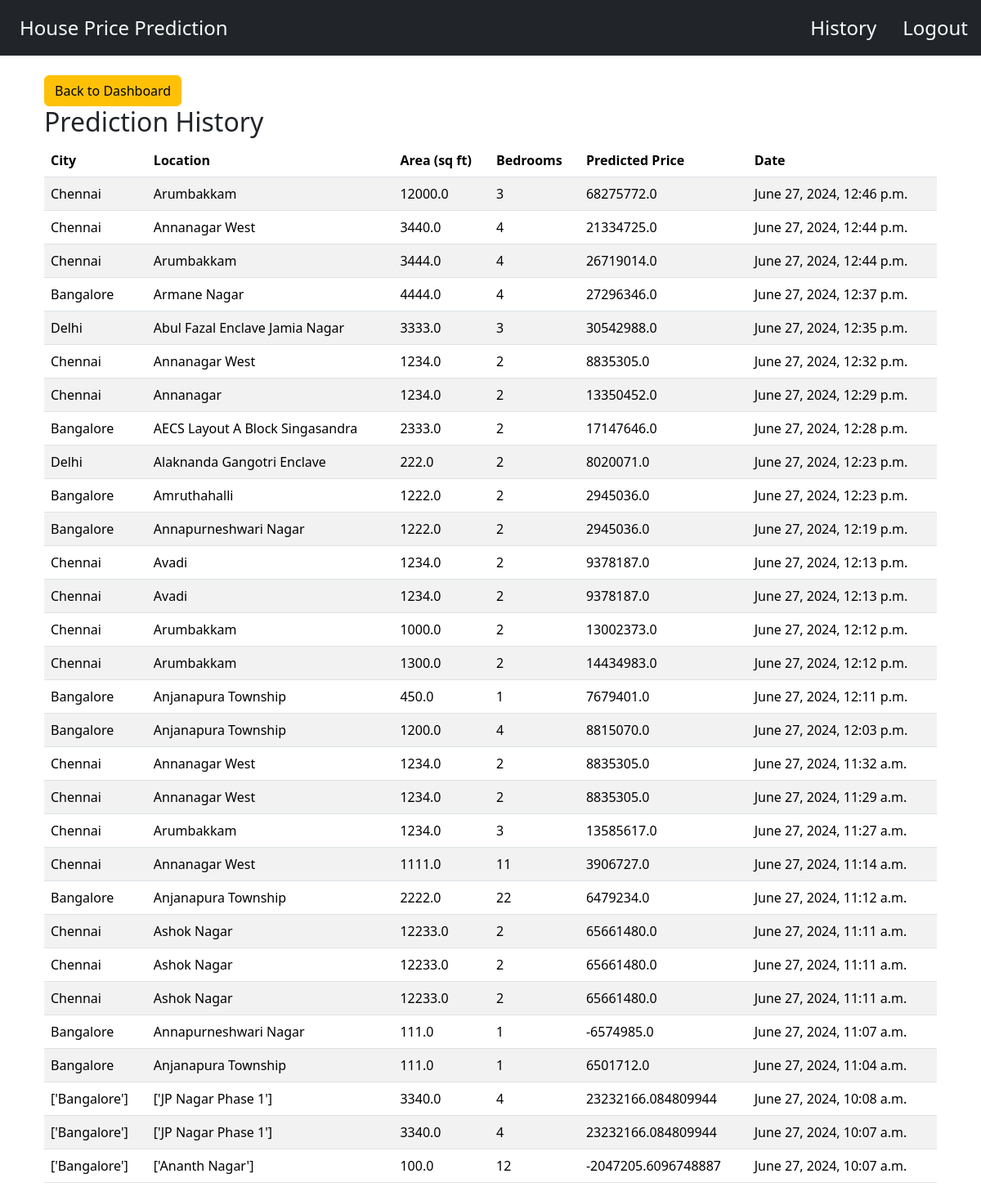
The page /user-history (signed in) on the database as committed earlier.
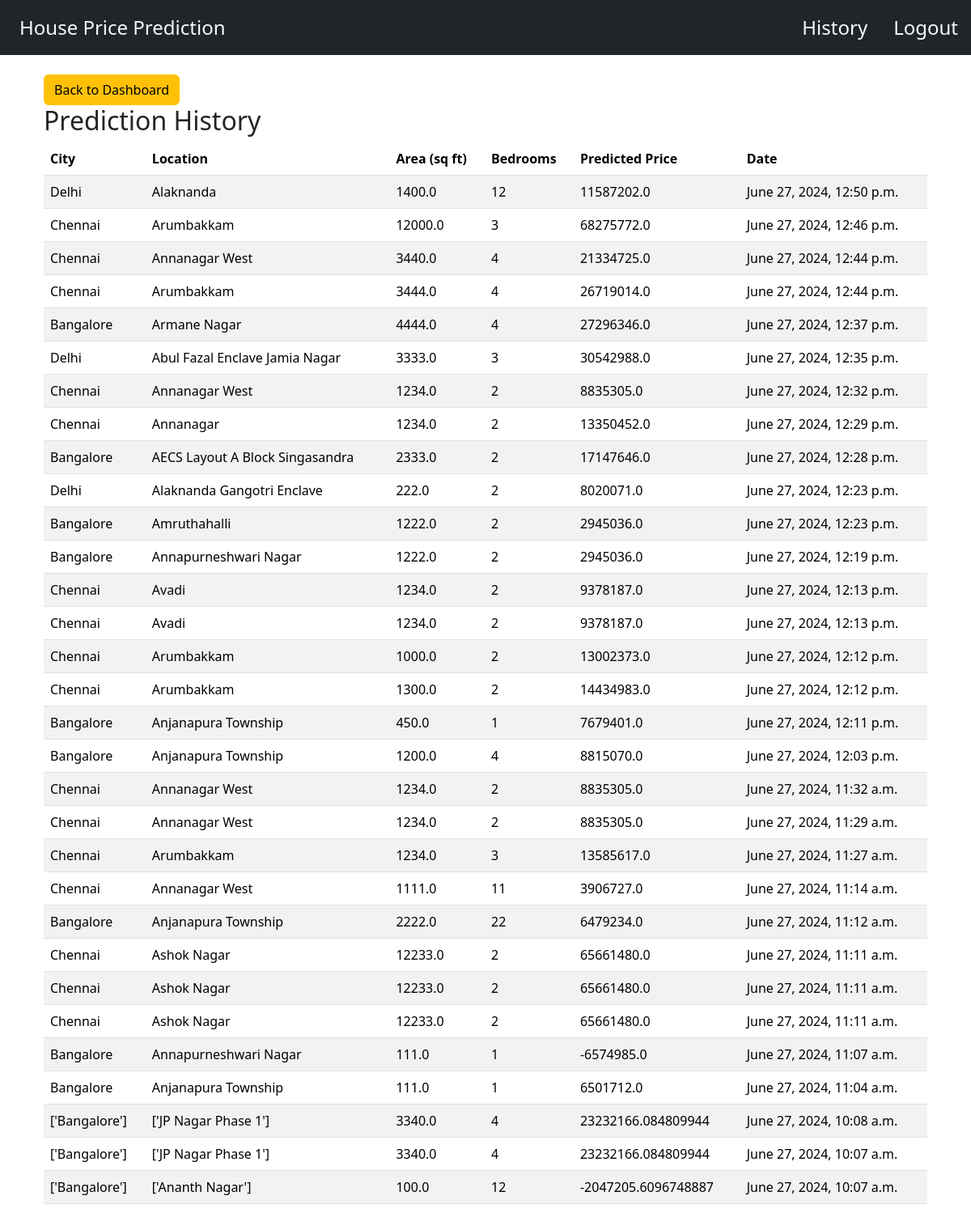
The same page on the database as committed later.
### base/models.py (models this page shows)
class Prediction(models.Model):
    user = models.ForeignKey(User, on_delete=models.CASCADE)
    city = models.CharField(max_length=100)
    location = models.CharField(max_length=100)
    area = models.FloatField()
    bedrooms = models.IntegerField()
    predicted_price = models.FloatField()
    date = models.DateTimeField(auto_now_add=True)

### base/views.py (the view)
# urls.py: path('user-history', views.get_history, name='user-history'),
@login_required(login_url="user-login")
def get_history(request):
    user = request.user
    prediction_history = Prediction.objects.filter(user=user).order_by("-date")
    context = {"history": prediction_history}
    return render(request, "base/history.html", context)

### base/templates/base/history.html
{% extends 'base.html' %}
{% block content %}
<div class="container">
    <a class="btn btn-warning" href="{% url 'dashboard' %}">Back to Dashboard</a>
</div>
<div class="container">
    <h2>Prediction History</h2>
    <table class="table table-striped">
        <thead>
            <tr>
                <th>City</th>
                <th>Location</th>
                <th>Area (sq ft)</th>
                <th>Bedrooms</th>
                <th>Predicted Price</th>
                <th>Date</th>
            </tr>
        </thead>
        <tbody>
            {% for prediction in history %}
            <tr>
                <td>{{ prediction.city }}</td>
                <td>{{ prediction.location }}</td>
                <td>{{ prediction.area }}</td>
                <td>{{ prediction.bedrooms }}</td>
                <td>{{ prediction.predicted_price }}</td>
                <td>{{ prediction.date }}</td>
            </tr>
            {% endfor %}
        </tbody>
    </table>
</div>
{% endblock %}

### base/templates/base.html (shortened to what this page needs)
<!DOCTYPE html>
<html lang="en">
<head>
    <link rel="stylesheet" href="https://cdn.jsdelivr.net/npm/bootstrap@5.3.3/dist/css/bootstrap.min.css">
</head>
<body>
    <nav class="navbar navbar-expand-lg  bg-dark text-danger">
        <a class="navbar-brand text-light fs-4 mx-4" href="{% url '' %}">House Price Prediction</a>
        <div class="collapse navbar-collapse d-flex justify-content-end " id="navbarNav">
            <ul class="navbar-nav ">
                {% if user.is_authenticated %}
                <li class="nav-item mx-2">
                    <a class="nav-link text-light fs-4" href="{% url 'user-history' %}">History</a>
                </li>
                <li class="nav-item mx-2">
                    <a class="nav-link text-light fs-4" href="{% url 'user-logout' %}">Logout</a>
                </li>
                {% endif %}
            </ul>
        </div>
    </nav>
    <div class="container mt-4">
        {% block content %}
        {% endblock %}
    </div>
</body>
</html>

Rows that differ between the two databases and show on the page:
added Prediction: city "Delhi", location "Alaknanda", area "1400.0", bedrooms "12", predicted_price "11587202.0", date "June 27, 2024, 12:50 p.m."
